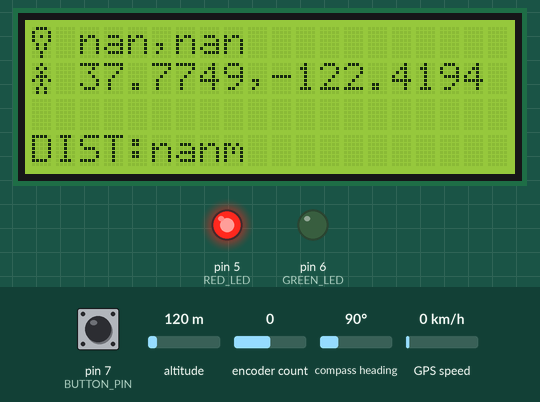
Bench run of a sketch on a simulated Arduino Uno, built with avr-gcc and run on an emulated ATmega328P. Parts: 20×4 character LCD, output pins drawn as LEDs (lit = HIGH). The inputs (shaded band) are chosen by the test bench; at power-on: encoder count 0, GPS speed 0 km/h, pin 7 (BUTTON_PIN) LOW, altitude 120 m, compass heading 90°. EEPROM starts erased; the GPS gets a fix after 3 s at 37.7749, -122.4194 with 8 satellites.

Above: at 3.7 s.
3.8 s: encoder count set to 1
At 4.7 s:
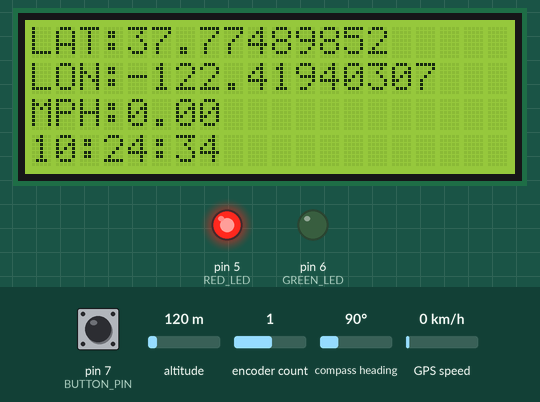
7.9 s: GPS speed set to 2 km/h
At 8.9 s:
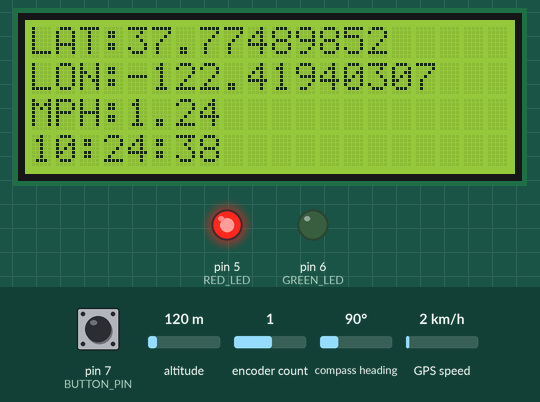
10.6 s: GPS speed set to 30 km/h
At 11.9 s:
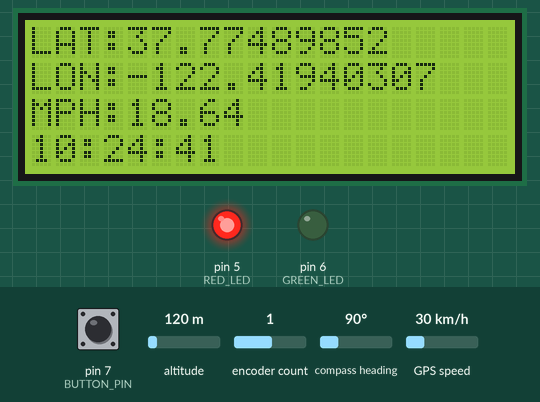
13.6 s: GPS speed set to 60 km/h
At 14.8 s:
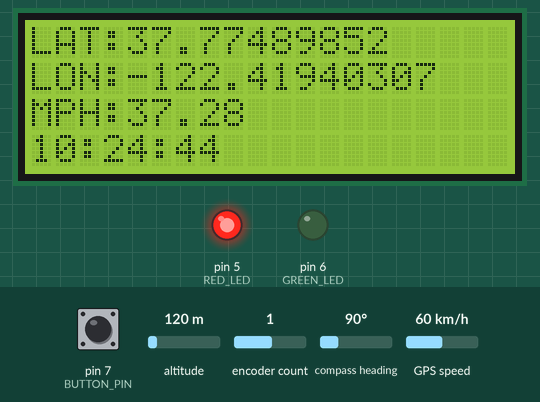
16.6 s: encoder count set to 2
At 17.0 s:
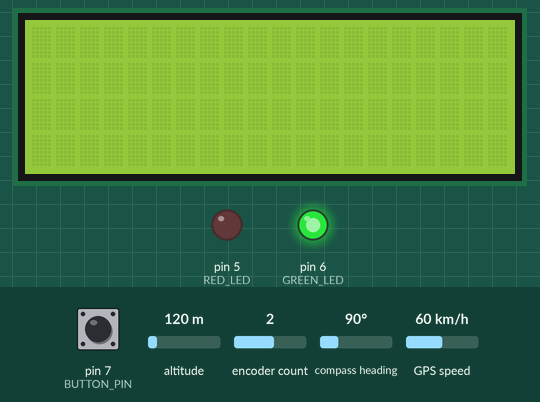
18.6 s: pin 7 (BUTTON_PIN) pulled HIGH for 0.15 s
At 19.8 s:
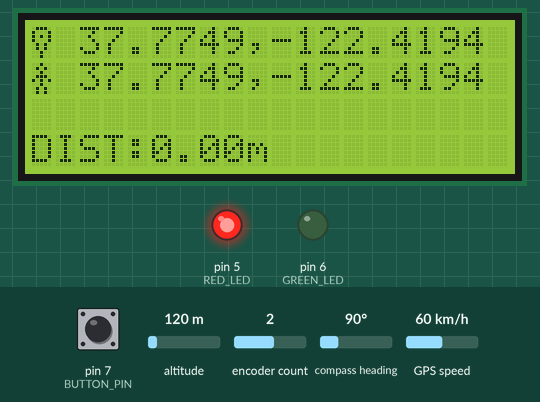
Timing chart, 0 to 21.6 s (numbered marks = the images above; inputs shaded):
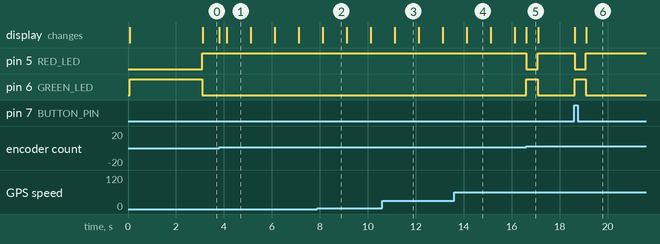

The sketch:

gps_box.ino
```cpp
//gps.ino

#include <EEPROM.h>
#include <Encoder.h>
#include <LiquidCrystal.h>
#include <SoftwareSerial.h>
#include "TinyGPS.h"

const int EEPROM_LAT_ADDRESS = 0;
const int EEPROM_LON_ADDRESS = 4; // sizeof(float) = 4

const byte PIN_IMG[8] = {0b1110,0b10001,0b10101,0b10001,0b1010,0b1010,0b100,0b100};
const byte PERSON_IMG[8] = {0b100,0b1010,0b100,0b1110,0b10101,0b100,0b1010,0b1010};

const int ENCODER_A = 2;
const int ENCODER_B = 3;
const int RED_LED = 5;
const int GREEN_LED = 6;
const int BUTTON_PIN = 7;

LiquidCrystal lcd(8, 9, 10, 11, 12, 13);
Encoder knob(ENCODER_A, ENCODER_B);
TinyGPS gps;

float set_lat, set_lon, cur_lat, cur_lon = 0;
long enc_pos = -999;
bool mode = 0;

void setup() {
  lcd.begin(20, 4);
  lcd.clear();

  lcd.createChar(0, PIN_IMG);
  lcd.createChar(1, PERSON_IMG);

  pinMode(BUTTON_PIN, INPUT);
  pinMode(RED_LED, OUTPUT);
  pinMode(GREEN_LED, OUTPUT);
  digitalWrite(RED_LED, LOW);
  digitalWrite(GREEN_LED, HIGH);

  Serial.begin(9600);

  EEPROM.get(EEPROM_LAT_ADDRESS, set_lat);
  EEPROM.get(EEPROM_LON_ADDRESS, set_lon);
}

void loop() {

  long newpos;
  newpos = knob.read();

  if(newpos != enc_pos) {
    enc_pos = newpos;
    mode = abs(enc_pos/4) % 2;
    lcd.clear();
    digitalWrite(RED_LED, mode);
    digitalWrite(GREEN_LED, !mode);
  }

  char packet;
  bool newData = false;

  // Read in all available serial data from the GPS
  while(Serial.available()){
    packet = Serial.read();
    if(gps.encode(packet)){
      newData = true;
      digitalWrite(RED_LED, HIGH);
      digitalWrite(GREEN_LED, LOW);
    }
  }

  // If we got new info, print it out
  if(newData){
    int year;
    byte month, day, hour, minute, second, hundredths;
    unsigned long fix_age;
    gps.crack_datetime(&year, &month, &day, &hour, &minute, &second, &hundredths, &fix_age);

    float flat, flon;
    unsigned long age;
    gps.f_get_position(&flat, &flon, &age);
    if(flat == TinyGPS::GPS_INVALID_F_ANGLE){
      flat = 0;
    } else {
      cur_lat = flat;
    }
    if(flon == TinyGPS::GPS_INVALID_F_ANGLE){
      flon = 0;
    } else {
      cur_lon = flon;
    }

    switch(mode){
      case 0:
        lcd.setCursor(0,0);
        lcd.write(byte(0));
        lcd.print(" ");
        lcd.print(set_lat, 4);
        lcd.print(",");
        lcd.print(set_lon, 4);

        lcd.setCursor(0,1);
        lcd.write(byte(1));
        lcd.print(" ");
        lcd.print(cur_lat, 4);
        lcd.print(",");
        lcd.print(cur_lon, 4);

        lcd.setCursor(0,3);
        lcd.print("DIST:");
        lcd.print(gps.distance_between(set_lat, set_lon, cur_lat, cur_lon));
        lcd.print("m");
        break;
      case 1:
        lcd.setCursor(0,0);
        lcd.print("LAT:");
        lcd.print(cur_lat, 8);
        lcd.print("   ");

        lcd.setCursor(0,1);
        lcd.print("LON:");
        lcd.print(cur_lon, 8);
        lcd.print("   ");

        lcd.setCursor(0,2);
        lcd.print("MPH:");
        lcd.print(gps.f_speed_mph());
        lcd.print("   ");

        lcd.setCursor(0,3);
        lcd.print(hour);
        lcd.print(":");
        char m[3];
        sprintf(m, "%02d", minute);
        lcd.print(m);
        lcd.print(":");
        char s[3];
        sprintf(s, "%02d", second);
        lcd.print(s);
        lcd.print("  ");
        break;
    }
  }
  if(mode == 0 && digitalRead(BUTTON_PIN)){
    lcd.clear();
    lcd.setCursor(0,2);
    set_lat = cur_lat;
    set_lon = cur_lon;
    EEPROM.put(EEPROM_LAT_ADDRESS, set_lat);
    EEPROM.put(EEPROM_LON_ADDRESS, set_lon);
    digitalWrite(RED_LED, LOW);
    digitalWrite(GREEN_LED, HIGH);
  }
}
```

Measured:
- after the input at 3.8 s, the display: first changes at once (image 1 shows a later state)
- after the input at 16.6 s, pin 5 (RED_LED): HIGH → LOW at once, → HIGH 0.49 s later; pin 6 (GREEN_LED): LOW → HIGH at once, → LOW 0.49 s later; the display: changes at once (image 5)
- after the input at 18.6 s, pin 5 (RED_LED): HIGH → LOW at once, → HIGH 0.47 s later; pin 6 (GREEN_LED): LOW → HIGH at once, → LOW 0.47 s later; the display: first changes at once (image 6 shows a later state)
- what the display in image 1 shows lasts 1.0 s, from 4.1 s to 5.1 s
- what the display in image 5 shows lasts 0.5 s, from 16.6 s to 17.1 s
